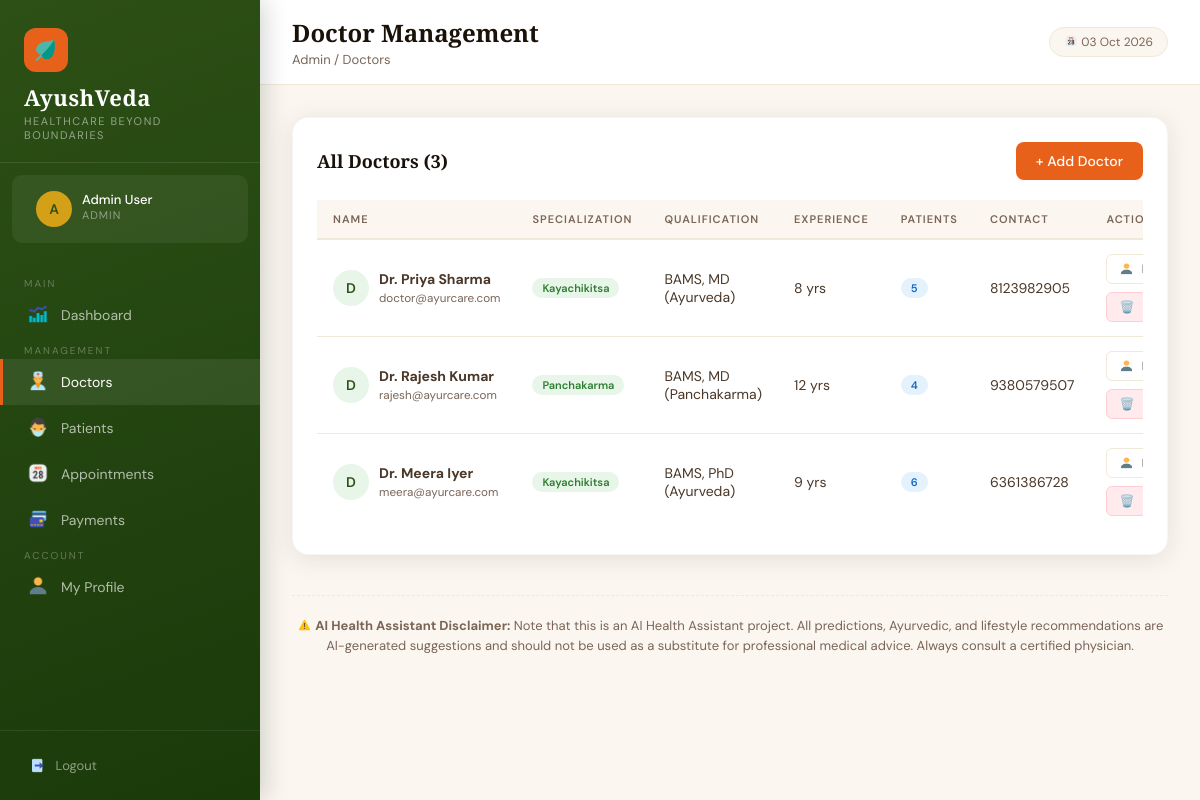
/admin/doctors (signed in), run on the app's committed database.
### tables this page shows
CREATE TABLE doctors (
            id INTEGER PRIMARY KEY AUTOINCREMENT,
            name TEXT NOT NULL,
            email TEXT UNIQUE NOT NULL,
            password TEXT NOT NULL,
            phone TEXT,
            specialization TEXT,
            qualification TEXT,
            experience INTEGER DEFAULT 0,
            created_at TIMESTAMP DEFAULT CURRENT_TIMESTAMP
        );

### app.py (the view)
@app.route('/admin/doctors')
@login_required('admin')
def admin_doctors():
    conn = get_db()
    doctors = conn.execute("SELECT *, (SELECT COUNT(*) FROM patients WHERE doctor_id=doctors.id) as patient_count FROM doctors").fetchall()
    conn.close()
    return render_template('admin/doctors.html', doctors=doctors)

### app.py (called while the page is built)
@app.context_processor
def inject_now():
    return {'now': datetime.now().strftime('%d %b %Y')}

def get_db():
    conn = sqlite3.connect(DB_PATH)
    conn.row_factory = sqlite3.Row
    return conn

def login_required(role):
    def decorator(f):
        @wraps(f)
        def wrapper(*args, **kwargs):
            if session.get('role') != role:
                flash('Please login to continue.', 'error')
                return redirect(url_for(f'{role}_login'))
            return f(*args, **kwargs)
        return wrapper
    return decorator

### templates/admin/doctors.html (shortened to what this page needs)
{% extends 'base.html' %}
{% block page_title %}Doctor Management{% endblock %}
{% block breadcrumb %}Admin / Doctors{% endblock %}
{% block nav %}
<span class="nav-section-label">Main</span>
<a href="/admin/dashboard" class="nav-link"><span class="icon"><img src="/static/images/dashboard_icon.png" style="height:1.2em;width:1.2em;vertical-align:-0.2em;"></span> Dashboard</a>
<span class="nav-section-label">Management</span>
<a href="/admin/doctors" class="nav-link active"><span class="icon"><img src="/static/images/doctors_icon.png" style="height:1.2em;width:1.2em;vertical-align:-0.2em;"></span> Doctors</a>
<a href="/admin/patients" class="nav-link"><span class="icon"><img src="/static/images/patients_icon.png" style="height:1.2em;width:1.2em;vertical-align:-0.2em;"></span> Patients</a>
<a href="/admin/appointments" class="nav-link"><span class="icon"><img src="/static/images/appointments_icon.png" style="height:1.2em;width:1.2em;vertical-align:-0.2em;"></span> Appointments</a>
<a href="/admin/payments" class="nav-link"><span class="icon"><img src="/static/images/card_icon.png" style="height:1.2em;width:1.2em;vertical-align:-0.2em;"></span> Payments</a>
<span class="nav-section-label">Account</span>
<a href="/admin/profile" class="nav-link"><span class="icon"><img src="/static/images/profile_icon.png" style="height:1.2em;width:1.2em;vertical-align:-0.2em;"></span> My Profile</a>
{% endblock %}
{% block content %}
<div class="card">
    <div class="card-header">
        <h3 class="card-title">All Doctors ({{ doctors|length }})</h3>
        <a href="/admin/doctors/add" class="btn btn-primary">+ Add Doctor</a>
    </div>
    <div class="table-wrap">
        <table>
            <thead><tr><th>Name</th><th>Specialization</th><th>Qualification</th><th>Experience</th><th>Patients</th><th>Contact</th><th>Actions</th></tr></thead>
            <tbody>
            {% for d in doctors %}
            <tr>
                <td>
                    <div style="display:flex;align-items:center;gap:10px">
                        <div style="width:36px;height:36px;background:#E8F5E9;border-radius:50%;display:flex;align-items:center;justify-content:center;font-weight:600;color:#2D5016;font-size:14px">{{ d.name[0] }}</div>
                        <div><strong>{{ d.name }}</strong><br><small style="color:#7A6558">{{ d.email }}</small></div>
                    </div>
                </td>
                <td><span class="badge badge-green">{{ d.specialization or 'General' }}</span></td>
                <td>{{ d.qualification or '—' }}</td>
                <td>{{ d.experience or 0 }} yrs</td>
                <td><span class="badge badge-blue">{{ d.patient_count }}</span></td>
                <td>{{ d.phone or '—' }}</td>
                <td>
                    <div class="btn-group">
                        <a href="/admin/doctors/edit/{{ d.id }}" class="btn btn-outline btn-sm"><img src="/static/images/profile_icon.png" style="height:1.2em;width:1.2em;vertical-align:-0.2em;"> Edit</a>
                        <a href="/admin/doctors/delete/{{ d.id }}" class="btn btn-danger btn-sm" onclick="return confirm('Delete this doctor?')">🗑️</a>
                    </div>
                </td>
            </tr>
            {% else %}
            <tr><td colspan="7" style="text-align:center;padding:48px;color:#7A6558">No doctors registered yet. <a href="/admin/doctors/add" style="color:#E8611A">Add one →</a></td></tr>
            {% endfor %}
            </tbody>
        </table>
    </div>
</div>
{% endblock %}

### templates/base.html (style rules this page uses)
:root { --saffron: #E8611A; --saffron-light: #F4874B; --turmeric: #D4A017; --forest: #2D5016; --forest-mid: #4A7C22; --forest-light: #7AB648; --cream: #FBF7F0; --cream-dark: #F0E8D8; --earth: #6B4226; --earth-light: #9B6B42; --text-dark: #1A1208; --text-mid: #4A3728; --text-light: #7A6558; --white: #FFFFFF; --sidebar-w: 260px; --shadow: 0 4px 24px rgba(26, 18, 8, 0.10); --shadow-lg: 0 12px 48px rgba(26, 18, 8, 0.16); }
* { box-sizing: border-box; margin: 0; padding: 0; }
body { font-family: 'DM Sans', sans-serif; background: var(--cream); color: var(--text-dark); min-height: 100vh; }
h1, h2, h3, h4 { font-family: 'Cormorant Garamond', serif; }
.nav-section-label { color: rgba(255, 255, 255, 0.3); font-size: 10px; text-transform: uppercase; letter-spacing: 2px; padding: 12px 24px 6px; font-family: 'DM Sans', sans-serif; }
.nav-link { display: flex; align-items: center; gap: 12px; padding: 11px 24px; color: rgba(255, 255, 255, 0.65); text-decoration: none; font-size: 14px; transition: all 0.2s; border-left: 3px solid transparent; position: relative; }
.nav-link:hover, .nav-link.active { color: #fff; background: rgba(255, 255, 255, 0.08); border-left-color: var(--saffron); }
.nav-link .icon { font-size: 18px; width: 22px; text-align: center; }
.card { background: var(--white); border-radius: 16px; padding: 24px; box-shadow: var(--shadow); border: 1px solid rgba(0, 0, 0, 0.04); }
.card-header { display: flex; align-items: center; justify-content: space-between; margin-bottom: 20px; }
.card-title { font-size: 18px; color: var(--text-dark); font-weight: 600; }
.table-wrap { overflow-x: auto; }
table { width: 100%; border-collapse: collapse; }
th { text-align: left; padding: 12px 16px; font-size: 11px; text-transform: uppercase; letter-spacing: 1px; color: var(--text-light); border-bottom: 2px solid var(--cream-dark); font-weight: 600; background: var(--cream); }
td { padding: 14px 16px; font-size: 14px; border-bottom: 1px solid var(--cream-dark); color: var(--text-mid); }
tr:last-child td { border-bottom: none; }
.btn { display: inline-flex; align-items: center; gap: 8px; padding: 10px 20px; border-radius: 8px; font-size: 14px; font-weight: 500; cursor: pointer; text-decoration: none; border: none; transition: all 0.2s; font-family: 'DM Sans', sans-serif; }
.btn-primary { background: var(--saffron); color: #fff; }
.btn-outline { background: transparent; border: 1.5px solid var(--cream-dark); color: var(--text-mid); }
.btn-danger { background: #FFEBEE; color: #C62828; border: 1px solid #FFCDD2; }
.btn-sm { padding: 6px 12px; font-size: 12px; border-radius: 6px; }
.btn-group { display: flex; gap: 8px; flex-wrap: wrap; }
.badge { display: inline-block; padding: 3px 10px; border-radius: 20px; font-size: 11px; font-weight: 600; }
.badge-green { background: #E8F5E9; color: #2E7D32; }
.badge-blue { background: #E3F2FD; color: #1565C0; }

### data on the page
doctors: name "D", name "Dr. Priya Sharma", email "doctor@ayurcare.com", specialization "Kayachikitsa", qualification "BAMS, MD (Ayurveda)", experience "8", patient_count "5", phone "8123982905"
doctors: name "D", name "Dr. Rajesh Kumar", email "rajesh@ayurcare.com", specialization "Panchakarma", qualification "BAMS, MD (Panchakarma)", experience "12", patient_count "4", phone "9380579507"
doctors: name "D", name "Dr. Meera Iyer", email "meera@ayurcare.com", specialization "Kayachikitsa", qualification "BAMS, PhD (Ayurveda)", experience "9", patient_count "6", phone "6361386728"

### other printed values
{{ session.user_name[0].upper() }} "A"
{{ session.user_name }} "Admin User"
{{ session.role|capitalize }} "ADMIN"
{{ doctors|length }} "3"
